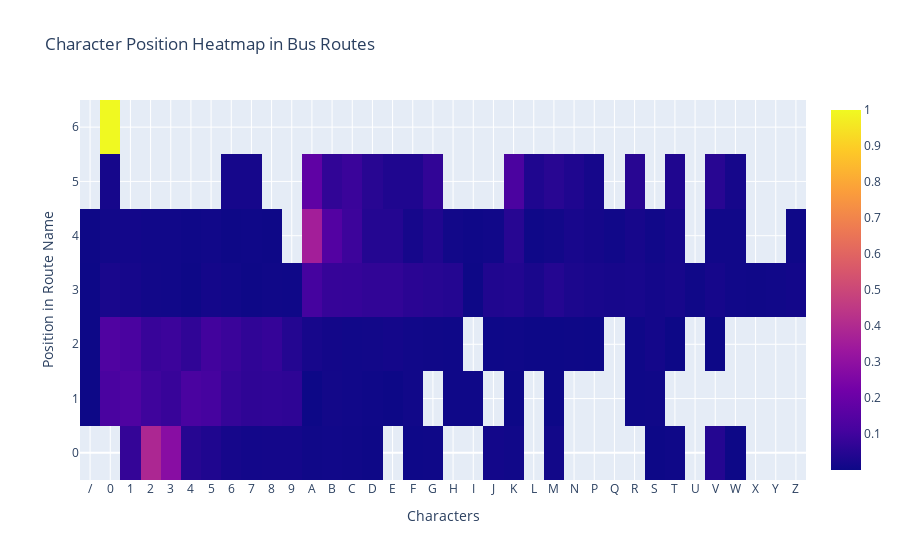

Source (notebook cell):
### Code cell
fig = go.Figure()
fig.add_trace(go.Heatmap(z=character_position_prob_per_position, x=unique_characters))
fig.update_layout(
    title="Character Position Heatmap in Bus Routes",
    xaxis_title="Characters",
    yaxis_title="Position in Route Name",
)
fig.show()

### Figure 1 — Plotly figure (JSON) as saved in the notebook; plotly's stock layout.template omitted (floating-point values rounded to 4 significant figures; data arrays with more than 128 entries replaced by an {"elided": "..."} marker saying what was removed)
{"data": [{"type": "heatmap", "x": ["/", "0", "1", "2", "3", "4", "5", "6", "7", "8", "9", "A", "B", "C", "D", "E", "F", "G", "H", "I", "J", "K", "L", "M", "N", "P", "Q", "R", "S", "T", "U", "V", "W", "X", "Y", "Z"], "z": {"elided": "7x36 float values"}}], "layout": {"title": {"text": "Character Position Heatmap in Bus Routes"}, "xaxis": {"title": {"text": "Characters"}}, "yaxis": {"title": {"text": "Position in Route Name"}}}}
